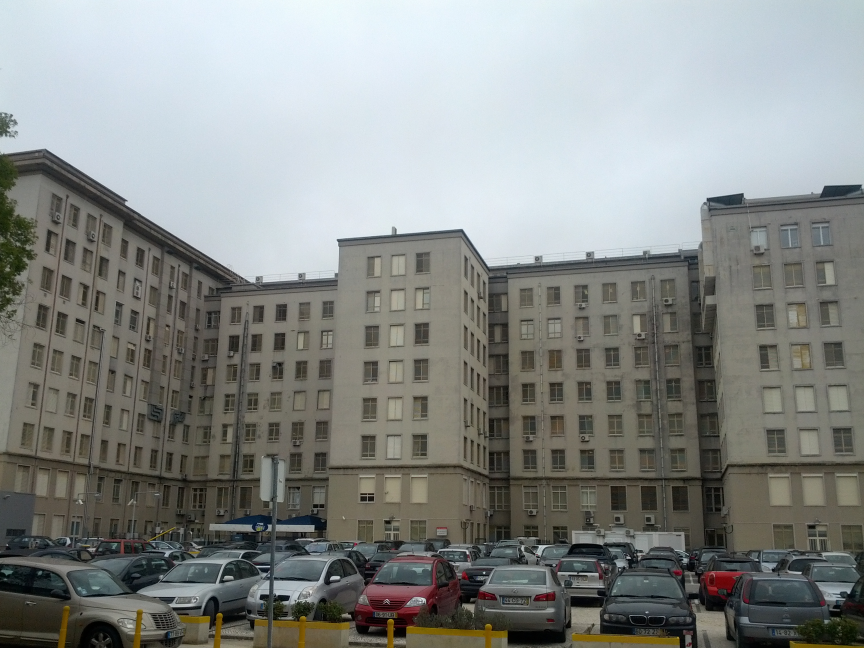
#> input picture book/Building.Machine.Learning.Systems.with.Python.2nd.Edition/SimpleImageDataset/building04.jpg, 2592 x 1944 px (shown at 1/3 size)
$ python -i saliency.py   (imports and definitions only)
#> lines starting #> are read from the running program, lines starting #| are printed output that depends on the picture; after the words box and inside, x2 and y2 are one past the last pixel; in counts of white or black regions, pixels touching at a corner belong together
#> further down, picture is the input picture: shape (1944, 2592, 3); mean B, G, R 135.9, 138.5, 135.2
import cv2 as cv3
import numpy as np
from matplotlib import pyplot as plt


class Saliency:
    """
        Calculates a saliency map from a grayscale or RGB image
    """
    def __init__(self, img, useNumpyFFT=True, gaussKernel=(5,5)):
        """ constructor """
#> called with useNumpyFFT = True, gaussKernel = (5, 5)
        self.useNumpyFFT = useNumpyFFT
        self.gaussKernel = gaussKernel
        self.frameOrig = img

        # downsample image for processing
        self.smallShape = (64,64)
        self.frameSmall = cv3.resize(img, self.smallShape[1::-1])

        # whether we need to do the math (True) or it has already
        # been done (False)
        self.needToCalcSaliencyMap = True

    def GetSaliencyMap(self):
        if self.needToCalcSaliencyMap:
            # haven't calculated saliency map for this frame yet
            num_channels = 1
            if len(self.frameOrig.shape)==2:
                # single channel
                sal = self.__GetChannelSalMagn(self.frameSmall)
            else:
                # multiple channels: consider each channel independently
                sal = np.zeros_like(self.frameSmall).astype(np.float32)
                for c in xrange(self.frameSmall.shape[2]):
                    sal[:,:,c] = self.__GetChannelSalMagn(self.frameSmall[:,:,c])
#> this loop made 3 passes
#> pass 1, in __GetChannelSalMagn, `magnitude,angle = cv3.cartToPolar(np.real(imgDFT), np.imag(imgDFT))`:
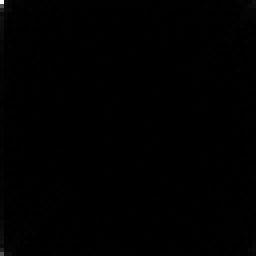
#> magnitude: shape (64, 64) float64 (shown 4 times larger); min 22.8, max 555078, mean 1959.5; drawn with min black and max white
#> pass 1, in __GetChannelSalMagn, `magnitude,angle = cv3.cartToPolar(np.real(imgDFT), np.imag(imgDFT))`:
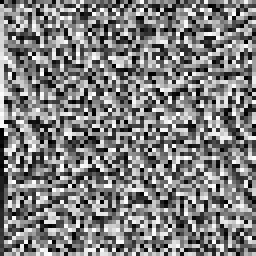
#> angle: shape (64, 64) float64 (shown 4 times larger); min 0, max 6.28, mean 3.14; drawn with min black and max white
#> pass 1, in __GetChannelSalMagn, `logAmpl = np.log10(magnitude.clip(min=1e-9))`:
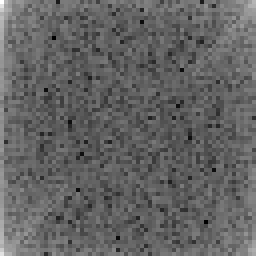
#> logAmpl: shape (64, 64) float64 (shown 4 times larger); min 1.36, max 5.74, mean 3.07; drawn with min black and max white
#> pass 1, in __GetChannelSalMagn, `logAmplBlur = cv3.blur(logAmpl, (3,3))`:
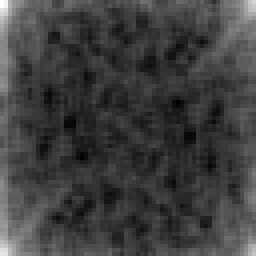
#> logAmplBlur: shape (64, 64) float64 (shown 4 times larger); min 2.54, max 4.67, mean 3.07; drawn with min black and max white
#> after the loop:
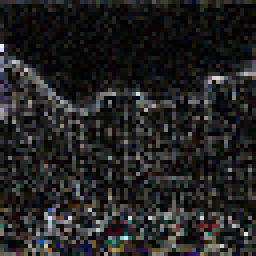
#> sal: shape (64, 64, 3) float32 (shown 4 times larger); mean B, G, R 0.0118, 0.0119, 0.012; drawn with min black and max white

                # overall saliency: channel mean
                sal = np.mean(sal,2)
#> sal: shape (64, 64) float32

            # postprocess: blur, square, and normalize
            if self.gaussKernel is not None:
                sal = cv3.GaussianBlur(sal, self.gaussKernel, sigmaX=8, sigmaY=0)
            sal = sal**2
            sal = np.float32(sal)/np.max(sal)

            # scale up
            sal = cv3.resize(sal, self.frameOrig.shape[1::-1])
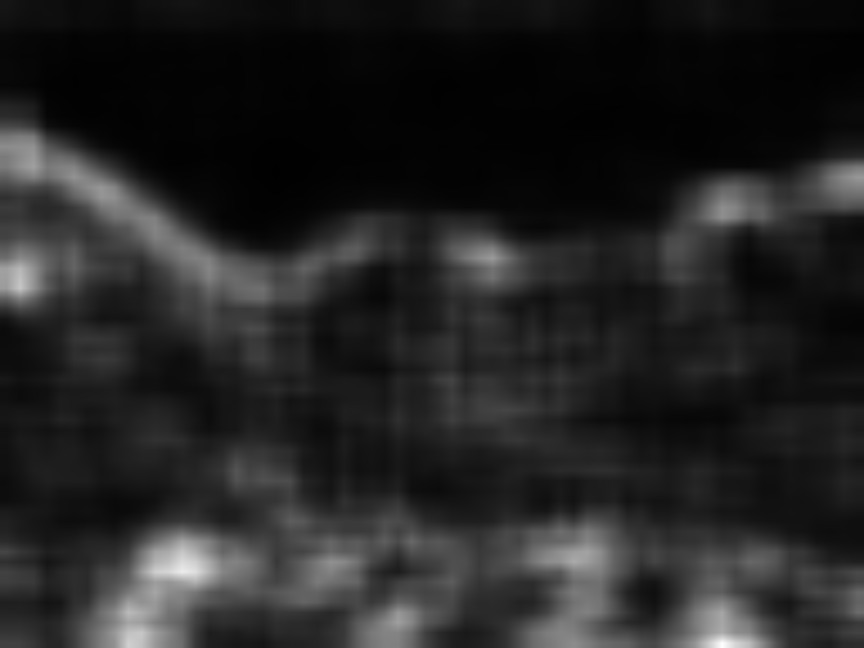
#> sal: shape (1944, 2592) float32 (shown at 1/3 size); min 0.00334, max 0.999, mean 0.144

            # store a copy so we do the work only once per frame
            self.saliencyMap = sal
            self.needToCalcSaliencyMap = False

        return self.saliencyMap


    def __GetChannelSalMagn(self, channel):
        # do FFT and get log-spectrum
        if self.useNumpyFFT:
            imgDFT = np.fft.fft2(channel)
            magnitude,angle = cv3.cartToPolar(np.real(imgDFT), np.imag(imgDFT))
        else:
            imgDFT = cv3.dft(np.float32(channel), flags=cv3.DFT_COMPLEX_OUTPUT)
            magnitude,angle = cv3.cartToPolar(imgDFT[:,:,0], imgDFT[:,:,1])

        # get log amplitude
        logAmpl = np.log10(magnitude.clip(min=1e-9))

        # blur log amplitude with avg filter
        logAmplBlur = cv3.blur(logAmpl, (3,3))

        # residual
        residual = np.exp(logAmpl - logAmplBlur)

        # back to cartesian frequency domain
        if self.useNumpyFFT:
            realPart,imagPart = cv3.polarToCart(residual, angle)
            imgCombined = np.fft.ifft2(realPart + 1j*imagPart)
            magnitude,_ = cv3.cartToPolar(np.real(imgCombined), np.imag(imgCombined))
        else:
            imgDFT[:,:,0],imgDFT[:,:,1] = cv3.polarToCart(residual, angle)
            imgCombined = cv3.idft(imgDFT)
            magnitude,_ = cv3.cartToPolar(imgCombined[:,:,0], imgCombined[:,:,1])

        # [7 lines of commented-out code are left out]

        return magnitude

    # [56 lines left out: functions PlotMagnitudeSpectrum, PlotPowerSpectrum, not called in this run]

    def GetProtoObjectsMap(self, useOtsu=True):
        saliency = self.GetSaliencyMap()

        if useOtsu:
            _,imgObjects = cv3.threshold(np.uint8(saliency*255), 0, 255, cv3.THRESH_BINARY + cv3.THRESH_OTSU)
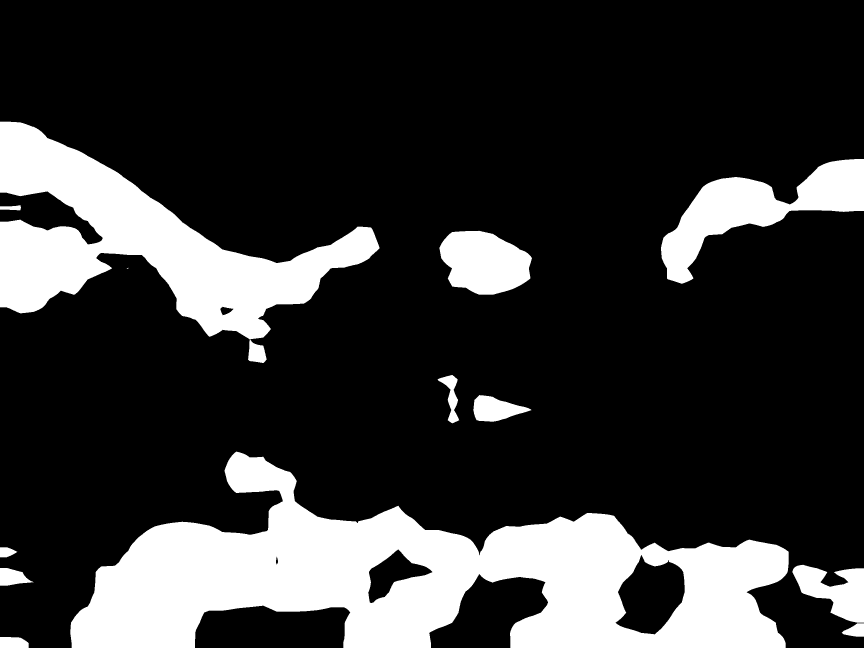
#> imgObjects: shape (1944, 2592) (shown at 1/3 size); 20.9% white; 13 white regions (1 under 20 px), largest, box (x1, y1, x2, y2) and area: (211, 1355, 2366, 1944) 605012, (0, 365, 1139, 1089) 282645, (1983, 477, 2592, 851) 81321
        else:
            thresh = np.mean(saliency)*255*3
            _,imgObjects = cv3.threshold(np.uint8(saliency*255), thresh, 255, cv3.THRESH_BINARY)
        return imgObjects

>>> import cv2
>>> picture = cv2.imread('../../../Building.Machine.Learning.Systems.with.Python.2nd.Edition/SimpleImageDataset/building04.jpg')
>>> result = Saliency(picture).GetProtoObjectsMap()

$ run again, on book/Building.Machine.Learning.Systems.with.Python.2nd.Edition/SimpleImageDataset/building15.jpg
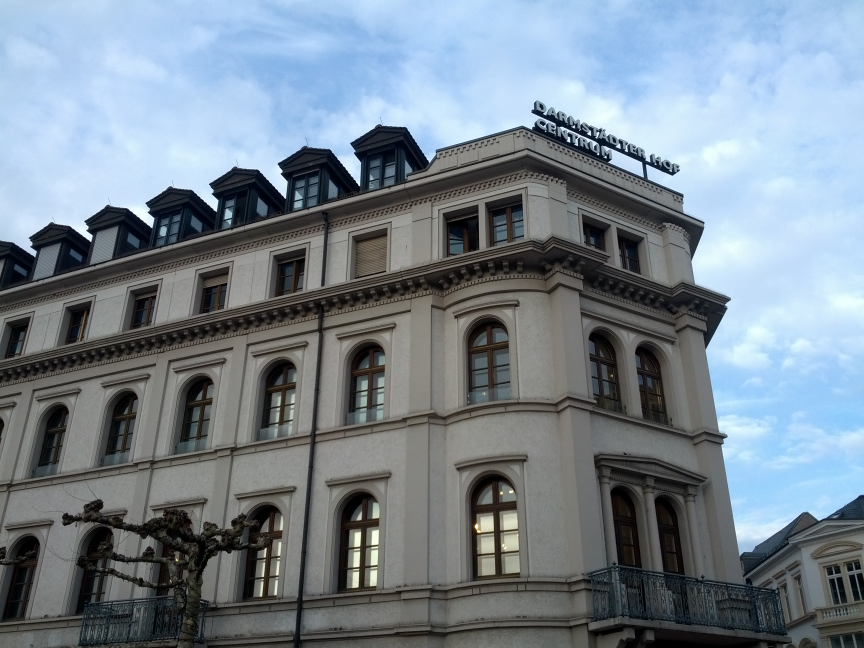
#> input picture book/Building.Machine.Learning.Systems.with.Python.2nd.Edition/SimpleImageDataset/building15.jpg, 2592 x 1944 px (shown at 1/3 size)
#> picture is the input picture: shape (1944, 2592, 3); mean B, G, R 142.9, 132.3, 120.2
#> after the loop in GetSaliencyMap, `for c in xrange(self.frameSmall.shape[2]):`:
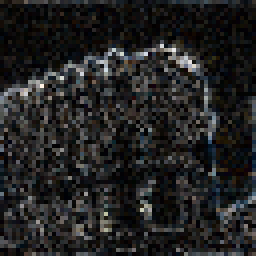
#> sal: shape (64, 64, 3) float32 (shown 4 times larger); mean B, G, R 0.012, 0.012, 0.012; drawn with min black and max white
#> in GetProtoObjectsMap, `_,imgObjects = cv3.threshold(np.uint8(saliency*255), 0, 255, cv3.THRES..`:
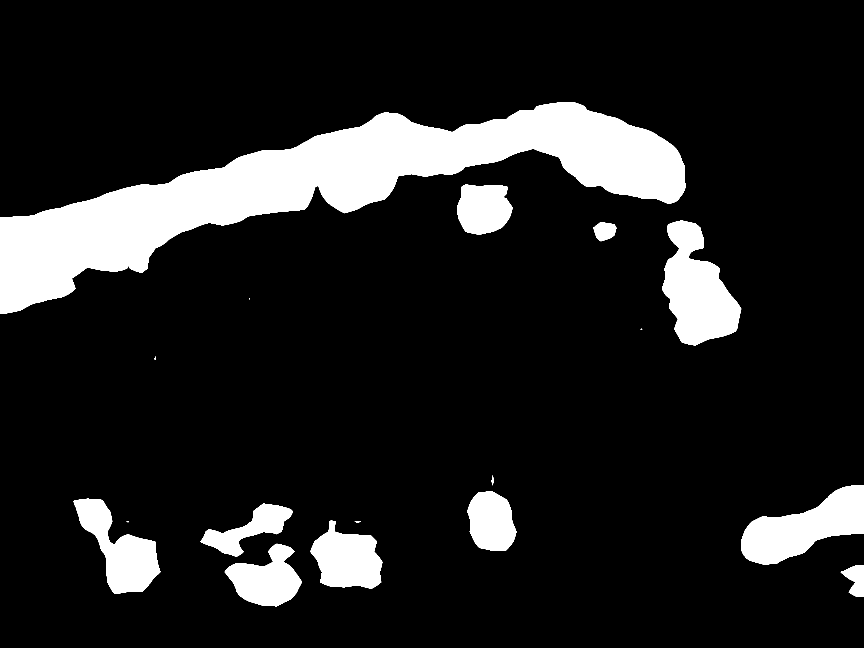
#> imgObjects: shape (1944, 2592) (shown at 1/3 size); 13% white; 17 white regions (3 under 20 px), largest, box (x1, y1, x2, y2) and area: (0, 307, 2057, 940) 403922, (1986, 661, 2224, 1036) 52265, (2223, 1455, 2592, 1693) 46214

$ run again, on book/Building.Machine.Learning.Systems.with.Python.2nd.Edition/SimpleImageDataset/building26.jpg
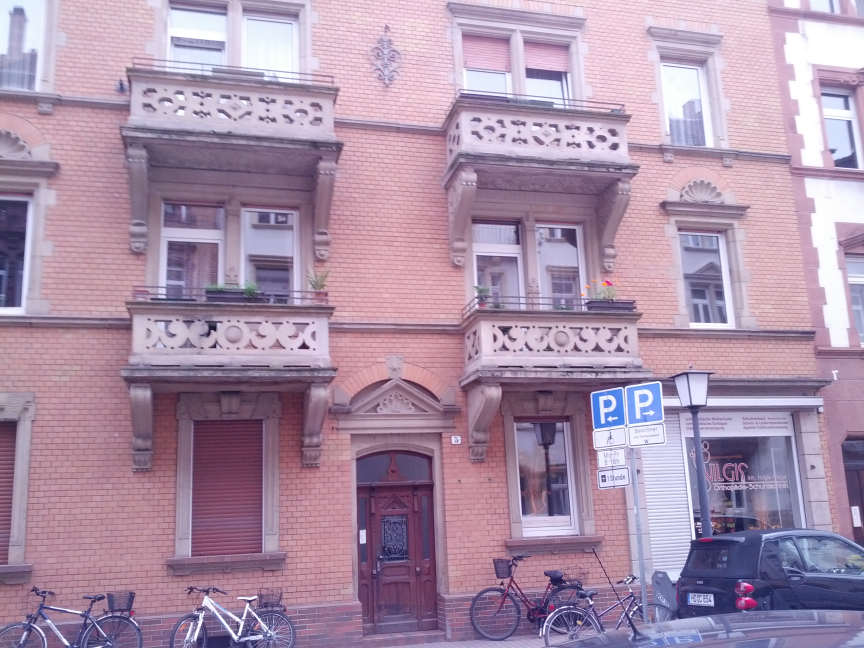
#> input picture book/Building.Machine.Learning.Systems.with.Python.2nd.Edition/SimpleImageDataset/building26.jpg, 2592 x 1944 px (shown at 1/3 size)
#> picture is the input picture: shape (1944, 2592, 3); mean B, G, R 168.7, 144.5, 169.4
#> after the loop in GetSaliencyMap, `for c in xrange(self.frameSmall.shape[2]):`:
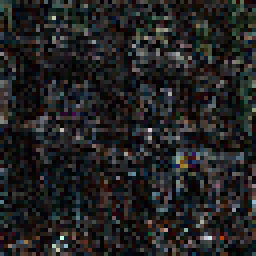
#> sal: shape (64, 64, 3) float32 (shown 4 times larger); mean B, G, R 0.0127, 0.0126, 0.0127; drawn with min black and max white
#> in GetProtoObjectsMap, `_,imgObjects = cv3.threshold(np.uint8(saliency*255), 0, 255, cv3.THRES..`:
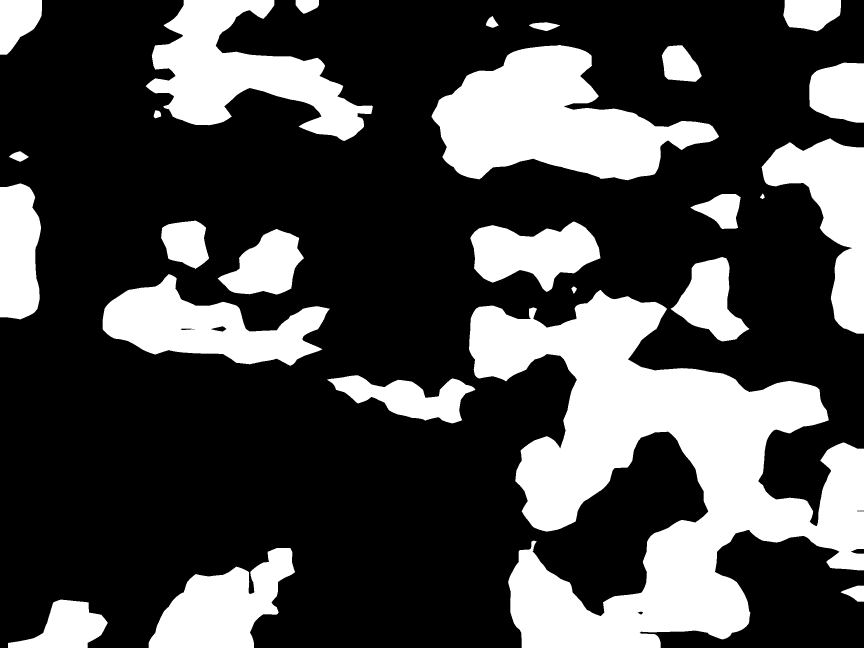
#> imgObjects: shape (1944, 2592) (shown at 1/3 size); 28.8% white; 26 white regions, largest, box (x1, y1, x2, y2) and area: (1407, 870, 2592, 1944) 580496, (1294, 135, 2157, 541) 192698, (437, 0, 1119, 423) 125655
